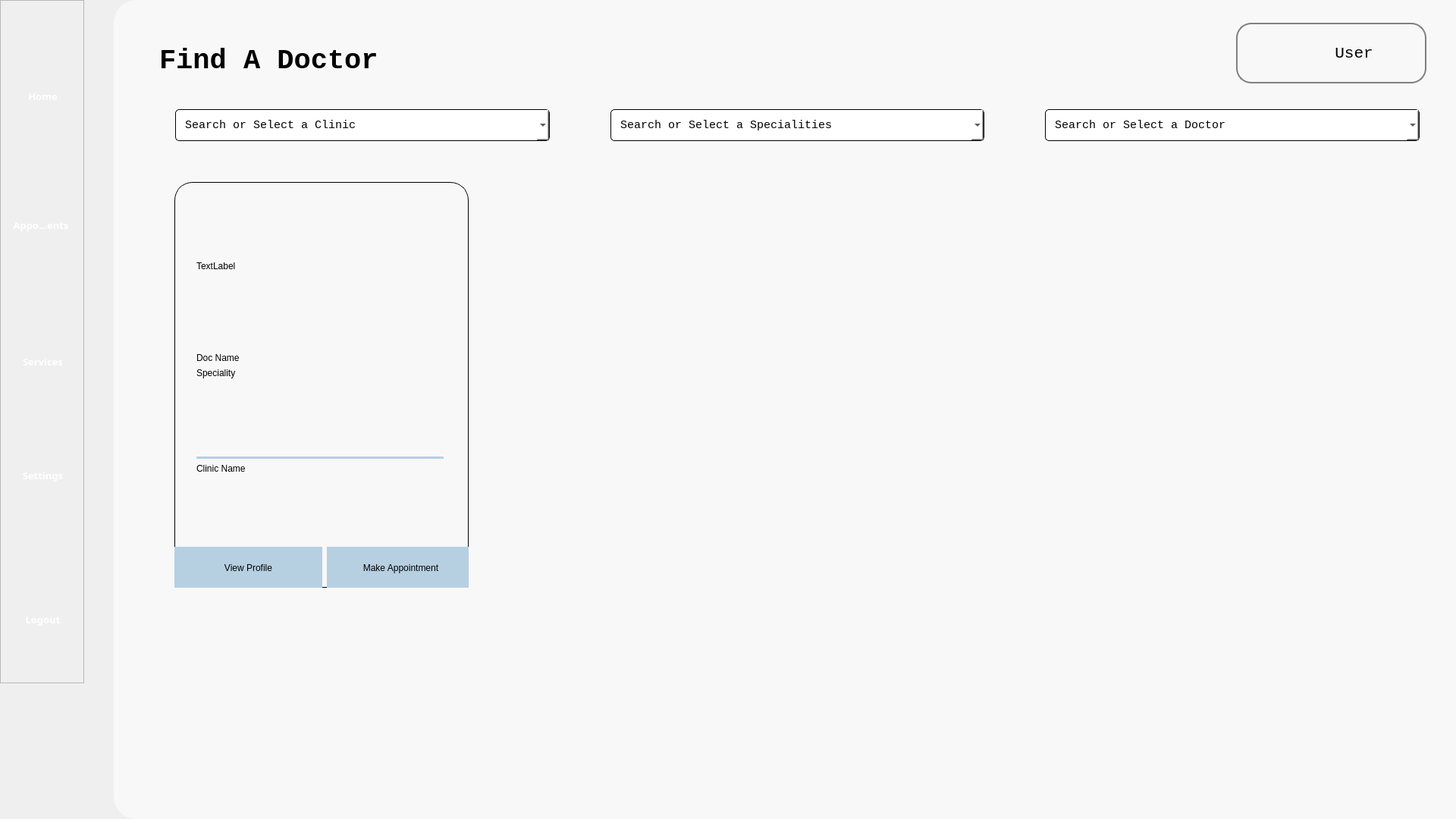
<?xml version="1.0" encoding="UTF-8"?>
<ui version="4.0">
 <class>Form</class>
 <widget class="QWidget" name="Form">
  <property name="geometry">
   <rect>
    <x>0</x>
    <y>0</y>
    <width>1920</width>
    <height>1080</height>
   </rect>
  </property>
  <property name="windowTitle">
   <string>Form</string>
  </property>
  <property name="styleSheet">
   <string notr="true">background-color: &quot;#B6D0E2&quot; </string>
  </property>
  <widget class="QFrame" name="navbar">
   <property name="geometry">
    <rect>
     <x>0</x>
     <y>0</y>
     <width>111</width>
     <height>901</height>
    </rect>
   </property>
   <property name="frameShape">
    <enum>QFrame::StyledPanel</enum>
   </property>
   <property name="frameShadow">
    <enum>QFrame::Raised</enum>
   </property>
   <widget class="QToolButton" name="home_navigation">
    <property name="enabled">
     <bool>true</bool>
    </property>
    <property name="geometry">
     <rect>
      <x>20</x>
      <y>80</y>
      <width>73</width>
      <height>94</height>
     </rect>
    </property>
    <property name="sizePolicy">
     <sizepolicy hsizetype="Fixed" vsizetype="Fixed">
      <horstretch>0</horstretch>
      <verstretch>0</verstretch>
     </sizepolicy>
    </property>
    <property name="font">
     <font>
      <family>Source Sans Pro Semibold</family>
      <pointsize>10</pointsize>
      <weight>75</weight>
      <bold>true</bold>
     </font>
    </property>
    <property name="styleSheet">
     <string notr="true">border: none; 
color: white;</string>
    </property>
    <property name="text">
     <string>Home</string>
    </property>
    <property name="icon">
     <iconset>
      <normaloff>../Images/nav_images/home_page_icon.png</normaloff>../Images/nav_images/home_page_icon.png</iconset>
    </property>
    <property name="iconSize">
     <size>
      <width>70</width>
      <height>70</height>
     </size>
    </property>
    <property name="toolButtonStyle">
     <enum>Qt::ToolButtonTextUnderIcon</enum>
    </property>
   </widget>
   <widget class="QToolButton" name="appointments_navigation">
    <property name="enabled">
     <bool>true</bool>
    </property>
    <property name="geometry">
     <rect>
      <x>10</x>
      <y>250</y>
      <width>88</width>
      <height>94</height>
     </rect>
    </property>
    <property name="sizePolicy">
     <sizepolicy hsizetype="Fixed" vsizetype="Fixed">
      <horstretch>0</horstretch>
      <verstretch>0</verstretch>
     </sizepolicy>
    </property>
    <property name="font">
     <font>
      <family>Source Sans Pro Semibold</family>
      <pointsize>10</pointsize>
      <weight>75</weight>
      <bold>true</bold>
     </font>
    </property>
    <property name="styleSheet">
     <string notr="true">border: none; 
color: white;</string>
    </property>
    <property name="text">
     <string>Appointments</string>
    </property>
    <property name="icon">
     <iconset>
      <normaloff>../Images/nav_images/appointment_page_icon.png</normaloff>../Images/nav_images/appointment_page_icon.png</iconset>
    </property>
    <property name="iconSize">
     <size>
      <width>70</width>
      <height>70</height>
     </size>
    </property>
    <property name="toolButtonStyle">
     <enum>Qt::ToolButtonTextUnderIcon</enum>
    </property>
   </widget>
   <widget class="QToolButton" name="services_navigation">
    <property name="enabled">
     <bool>true</bool>
    </property>
    <property name="geometry">
     <rect>
      <x>20</x>
      <y>430</y>
      <width>73</width>
      <height>94</height>
     </rect>
    </property>
    <property name="sizePolicy">
     <sizepolicy hsizetype="Fixed" vsizetype="Fixed">
      <horstretch>0</horstretch>
      <verstretch>0</verstretch>
     </sizepolicy>
    </property>
    <property name="font">
     <font>
      <family>Source Sans Pro Semibold</family>
      <pointsize>10</pointsize>
      <weight>75</weight>
      <bold>true</bold>
     </font>
    </property>
    <property name="styleSheet">
     <string notr="true">border: none; 
color: white;</string>
    </property>
    <property name="text">
     <string>Services</string>
    </property>
    <property name="icon">
     <iconset>
      <normaloff>../Images/nav_images/services_icon.png</normaloff>../Images/nav_images/services_icon.png</iconset>
    </property>
    <property name="iconSize">
     <size>
      <width>70</width>
      <height>70</height>
     </size>
    </property>
    <property name="toolButtonStyle">
     <enum>Qt::ToolButtonTextUnderIcon</enum>
    </property>
   </widget>
   <widget class="QToolButton" name="settings_navigation">
    <property name="enabled">
     <bool>true</bool>
    </property>
    <property name="geometry">
     <rect>
      <x>20</x>
      <y>580</y>
      <width>73</width>
      <height>94</height>
     </rect>
    </property>
    <property name="sizePolicy">
     <sizepolicy hsizetype="Fixed" vsizetype="Fixed">
      <horstretch>0</horstretch>
      <verstretch>0</verstretch>
     </sizepolicy>
    </property>
    <property name="font">
     <font>
      <family>Source Sans Pro Semibold</family>
      <pointsize>10</pointsize>
      <weight>75</weight>
      <bold>true</bold>
     </font>
    </property>
    <property name="styleSheet">
     <string notr="true">border: none; 
color: white;</string>
    </property>
    <property name="text">
     <string>Settings</string>
    </property>
    <property name="icon">
     <iconset>
      <normaloff>../Images/nav_images/settings_page_icon.png</normaloff>../Images/nav_images/settings_page_icon.png</iconset>
    </property>
    <property name="iconSize">
     <size>
      <width>70</width>
      <height>70</height>
     </size>
    </property>
    <property name="toolButtonStyle">
     <enum>Qt::ToolButtonTextUnderIcon</enum>
    </property>
   </widget>
   <widget class="QToolButton" name="logout_navigation">
    <property name="enabled">
     <bool>true</bool>
    </property>
    <property name="geometry">
     <rect>
      <x>20</x>
      <y>770</y>
      <width>73</width>
      <height>94</height>
     </rect>
    </property>
    <property name="sizePolicy">
     <sizepolicy hsizetype="Fixed" vsizetype="Fixed">
      <horstretch>0</horstretch>
      <verstretch>0</verstretch>
     </sizepolicy>
    </property>
    <property name="font">
     <font>
      <family>Source Sans Pro Semibold</family>
      <pointsize>10</pointsize>
      <weight>75</weight>
      <bold>true</bold>
     </font>
    </property>
    <property name="styleSheet">
     <string notr="true">border: none; 
color: white;</string>
    </property>
    <property name="text">
     <string>Logout</string>
    </property>
    <property name="icon">
     <iconset>
      <normaloff>../Images/nav_images/logout_icon.png</normaloff>../Images/nav_images/logout_icon.png</iconset>
    </property>
    <property name="iconSize">
     <size>
      <width>70</width>
      <height>70</height>
     </size>
    </property>
    <property name="toolButtonStyle">
     <enum>Qt::ToolButtonTextUnderIcon</enum>
    </property>
   </widget>
  </widget>
  <widget class="QWidget" name="whitebg" native="true">
   <property name="geometry">
    <rect>
     <x>150</x>
     <y>0</y>
     <width>1771</width>
     <height>1080</height>
    </rect>
   </property>
   <property name="cursor">
    <cursorShape>ArrowCursor</cursorShape>
   </property>
   <property name="styleSheet">
    <string notr="true">background-color: #F8F8F8;
border-bottom-left-radius: 30px;
border-top-left-radius: 30px;
</string>
   </property>
   <widget class="QPushButton" name="noti_icon">
    <property name="geometry">
     <rect>
      <x>1380</x>
      <y>30</y>
      <width>70</width>
      <height>81</height>
     </rect>
    </property>
    <property name="text">
     <string/>
    </property>
    <property name="icon">
     <iconset>
      <normaloff>../Images/icon/notification.png</normaloff>../Images/icon/notification.png</iconset>
    </property>
    <property name="iconSize">
     <size>
      <width>40</width>
      <height>40</height>
     </size>
    </property>
   </widget>
   <widget class="QLabel" name="fad_title">
    <property name="geometry">
     <rect>
      <x>60</x>
      <y>40</y>
      <width>481</width>
      <height>81</height>
     </rect>
    </property>
    <property name="font">
     <font>
      <family>Consolas</family>
      <pointsize>28</pointsize>
      <weight>75</weight>
      <bold>true</bold>
     </font>
    </property>
    <property name="text">
     <string>Find A Doctor</string>
    </property>
   </widget>
   <widget class="QFrame" name="user_frame">
    <property name="geometry">
     <rect>
      <x>1480</x>
      <y>30</y>
      <width>251</width>
      <height>80</height>
     </rect>
    </property>
    <property name="styleSheet">
     <string notr="true">border-radius: 20px; border: 2px solid #808080</string>
    </property>
    <property name="frameShape">
     <enum>QFrame::StyledPanel</enum>
    </property>
    <property name="frameShadow">
     <enum>QFrame::Raised</enum>
    </property>
    <widget class="QLabel" name="profile_icon">
     <property name="geometry">
      <rect>
       <x>10</x>
       <y>10</y>
       <width>60</width>
       <height>60</height>
      </rect>
     </property>
     <property name="styleSheet">
      <string notr="true">border: none</string>
     </property>
     <property name="text">
      <string/>
     </property>
     <property name="pixmap">
      <pixmap>../Images/icon/profile_icon.png</pixmap>
     </property>
     <property name="scaledContents">
      <bool>true</bool>
     </property>
    </widget>
    <widget class="QPushButton" name="profile_btn">
     <property name="geometry">
      <rect>
       <x>120</x>
       <y>25</y>
       <width>71</width>
       <height>31</height>
      </rect>
     </property>
     <property name="font">
      <font>
       <family>Consolas</family>
       <pointsize>16</pointsize>
      </font>
     </property>
     <property name="styleSheet">
      <string notr="true">border: none</string>
     </property>
     <property name="text">
      <string>User</string>
     </property>
    </widget>
   </widget>
   <widget class="QScrollArea" name="scrollArea">
    <property name="geometry">
     <rect>
      <x>80</x>
      <y>240</y>
      <width>1641</width>
      <height>841</height>
     </rect>
    </property>
    <property name="widgetResizable">
     <bool>true</bool>
    </property>
    <widget class="QWidget" name="scrollAreaWidgetContents">
     <property name="geometry">
      <rect>
       <x>0</x>
       <y>0</y>
       <width>1641</width>
       <height>841</height>
      </rect>
     </property>
     <widget class="QFrame" name="doc_info_outer">
      <property name="geometry">
       <rect>
        <x>0</x>
        <y>0</y>
        <width>388</width>
        <height>535</height>
       </rect>
      </property>
      <property name="styleSheet">
       <string notr="true">border: 1px solid black; 
border-radius: 24px; </string>
      </property>
      <property name="frameShape">
       <enum>QFrame::StyledPanel</enum>
      </property>
      <property name="frameShadow">
       <enum>QFrame::Raised</enum>
      </property>
      <widget class="QFrame" name="doc_info_inner">
       <property name="geometry">
        <rect>
         <x>-1</x>
         <y>0</y>
         <width>401</width>
         <height>541</height>
        </rect>
       </property>
       <property name="styleSheet">
        <string notr="true">border: none; background-color: transparent;</string>
       </property>
       <property name="frameShape">
        <enum>QFrame::StyledPanel</enum>
       </property>
       <property name="frameShadow">
        <enum>QFrame::Raised</enum>
       </property>
       <widget class="QWidget" name="layoutWidget">
        <property name="geometry">
         <rect>
          <x>1</x>
          <y>480</y>
          <width>396</width>
          <height>57</height>
         </rect>
        </property>
        <layout class="QHBoxLayout" name="btnlayout">
         <item>
          <widget class="QPushButton" name="view_profile_btn">
           <property name="minimumSize">
            <size>
             <width>194</width>
             <height>55</height>
            </size>
           </property>
           <property name="styleSheet">
            <string notr="true">border-radius: 0 0 24pt 0; background-color: #B6D0E2; border: none;</string>
           </property>
           <property name="text">
            <string>View Profile</string>
           </property>
          </widget>
         </item>
         <item>
          <widget class="QPushButton" name="make_appt_btn">
           <property name="minimumSize">
            <size>
             <width>194</width>
             <height>55</height>
            </size>
           </property>
           <property name="styleSheet">
            <string notr="true">border-radius: 0 0 24pt 0; background-color: #B6D0E2; border: none;</string>
           </property>
           <property name="text">
            <string>Make Appointment</string>
           </property>
          </widget>
         </item>
        </layout>
       </widget>
       <widget class="QWidget" name="">
        <property name="geometry">
         <rect>
          <x>30</x>
          <y>31</y>
          <width>326</width>
          <height>451</height>
         </rect>
        </property>
        <layout class="QVBoxLayout" name="verticalLayout">
         <item>
          <widget class="QLabel" name="doc_img">
           <property name="minimumSize">
            <size>
             <width>160</width>
             <height>160</height>
            </size>
           </property>
           <property name="styleSheet">
            <string notr="true">text-align: center; border: none;</string>
           </property>
           <property name="text">
            <string>TextLabel</string>
           </property>
          </widget>
         </item>
         <item>
          <spacer name="verticalSpacer_3">
           <property name="orientation">
            <enum>Qt::Vertical</enum>
           </property>
           <property name="sizeType">
            <enum>QSizePolicy::Fixed</enum>
           </property>
           <property name="sizeHint" stdset="0">
            <size>
             <width>20</width>
             <height>28</height>
            </size>
           </property>
          </spacer>
         </item>
         <item>
          <widget class="QLabel" name="doc_name">
           <property name="styleSheet">
            <string notr="true">text-align: center; border: none;</string>
           </property>
           <property name="text">
            <string>Doc Name</string>
           </property>
          </widget>
         </item>
         <item>
          <widget class="QLabel" name="doc_speciality">
           <property name="styleSheet">
            <string notr="true">text-align: center; border: none;</string>
           </property>
           <property name="text">
            <string>Speciality</string>
           </property>
          </widget>
         </item>
         <item>
          <spacer name="verticalSpacer">
           <property name="orientation">
            <enum>Qt::Vertical</enum>
           </property>
           <property name="sizeHint" stdset="0">
            <size>
             <width>20</width>
             <height>48</height>
            </size>
           </property>
          </spacer>
         </item>
         <item>
          <widget class="QFrame" name="line">
           <property name="minimumSize">
            <size>
             <width>324</width>
             <height>3</height>
            </size>
           </property>
           <property name="maximumSize">
            <size>
             <width>16777215</width>
             <height>3</height>
            </size>
           </property>
           <property name="styleSheet">
            <string notr="true">background-color: #B6D0E2; border: none;</string>
           </property>
           <property name="frameShape">
            <enum>QFrame::StyledPanel</enum>
           </property>
           <property name="frameShadow">
            <enum>QFrame::Raised</enum>
           </property>
          </widget>
         </item>
         <item>
          <widget class="QLabel" name="clinic_name">
           <property name="styleSheet">
            <string notr="true">text-align: center; border: none;</string>
           </property>
           <property name="text">
            <string>Clinic Name</string>
           </property>
          </widget>
         </item>
         <item>
          <spacer name="verticalSpacer_2">
           <property name="orientation">
            <enum>Qt::Vertical</enum>
           </property>
           <property name="sizeHint" stdset="0">
            <size>
             <width>20</width>
             <height>38</height>
            </size>
           </property>
          </spacer>
         </item>
        </layout>
       </widget>
      </widget>
     </widget>
    </widget>
   </widget>
   <widget class="QWidget" name="">
    <property name="geometry">
     <rect>
      <x>81</x>
      <y>141</y>
      <width>1641</width>
      <height>48</height>
     </rect>
    </property>
    <layout class="QHBoxLayout" name="seopdown_layout">
     <property name="spacing">
      <number>80</number>
     </property>
     <item>
      <widget class="QComboBox" name="clinic_dropdown">
       <property name="minimumSize">
        <size>
         <width>321</width>
         <height>41</height>
        </size>
       </property>
       <property name="font">
        <font>
         <family>Consolas</family>
         <pointsize>11</pointsize>
        </font>
       </property>
       <property name="styleSheet">
        <string notr="true">border: 1px solid #000000;
border-radius: 5px; 
background-color: #FFFFFF; 
box-shadow: 2px 2px 5px rgba(0, 0, 0, 0.5); 
padding: 10px; 
font-family: Consolas;
font-size: 11pt;</string>
       </property>
       <property name="editable">
        <bool>true</bool>
       </property>
       <property name="iconSize">
        <size>
         <width>50</width>
         <height>50</height>
        </size>
       </property>
       <property name="frame">
        <bool>true</bool>
       </property>
       <item>
        <property name="text">
         <string notr="true">Search or Select a Clinic</string>
        </property>
       </item>
       <item>
        <property name="text">
         <string>test</string>
        </property>
       </item>
      </widget>
     </item>
     <item>
      <widget class="QComboBox" name="speciality_dropdown">
       <property name="minimumSize">
        <size>
         <width>321</width>
         <height>41</height>
        </size>
       </property>
       <property name="font">
        <font>
         <family>Consolas</family>
         <pointsize>11</pointsize>
        </font>
       </property>
       <property name="styleSheet">
        <string notr="true">border: 1px solid #000000;
border-radius: 5px; 
background-color: #FFFFFF; 
box-shadow: 2px 2px 5px rgba(0, 0, 0, 0.5); 
padding: 10px; 
font-family: Consolas;
font-size: 11pt;</string>
       </property>
       <property name="editable">
        <bool>true</bool>
       </property>
       <property name="iconSize">
        <size>
         <width>50</width>
         <height>50</height>
        </size>
       </property>
       <property name="frame">
        <bool>true</bool>
       </property>
       <item>
        <property name="text">
         <string notr="true">Search or Select a Specialities</string>
        </property>
       </item>
       <item>
        <property name="text">
         <string>test</string>
        </property>
       </item>
      </widget>
     </item>
     <item>
      <widget class="QComboBox" name="doc_dropdown">
       <property name="minimumSize">
        <size>
         <width>321</width>
         <height>41</height>
        </size>
       </property>
       <property name="font">
        <font>
         <family>Consolas</family>
         <pointsize>11</pointsize>
        </font>
       </property>
       <property name="styleSheet">
        <string notr="true">border: 1px solid #000000;
border-radius: 5px; 
background-color: #FFFFFF; 
box-shadow: 2px 2px 5px rgba(0, 0, 0, 0.5); 
padding: 10px; 
font-family: Consolas;
font-size: 11pt;</string>
       </property>
       <property name="editable">
        <bool>true</bool>
       </property>
       <property name="iconSize">
        <size>
         <width>50</width>
         <height>50</height>
        </size>
       </property>
       <property name="frame">
        <bool>true</bool>
       </property>
       <item>
        <property name="text">
         <string notr="true">Search or Select a Doctor</string>
        </property>
       </item>
       <item>
        <property name="text">
         <string>test</string>
        </property>
       </item>
      </widget>
     </item>
    </layout>
   </widget>
  </widget>
 </widget>
 <resources/>
 <connections/>
</ui>
